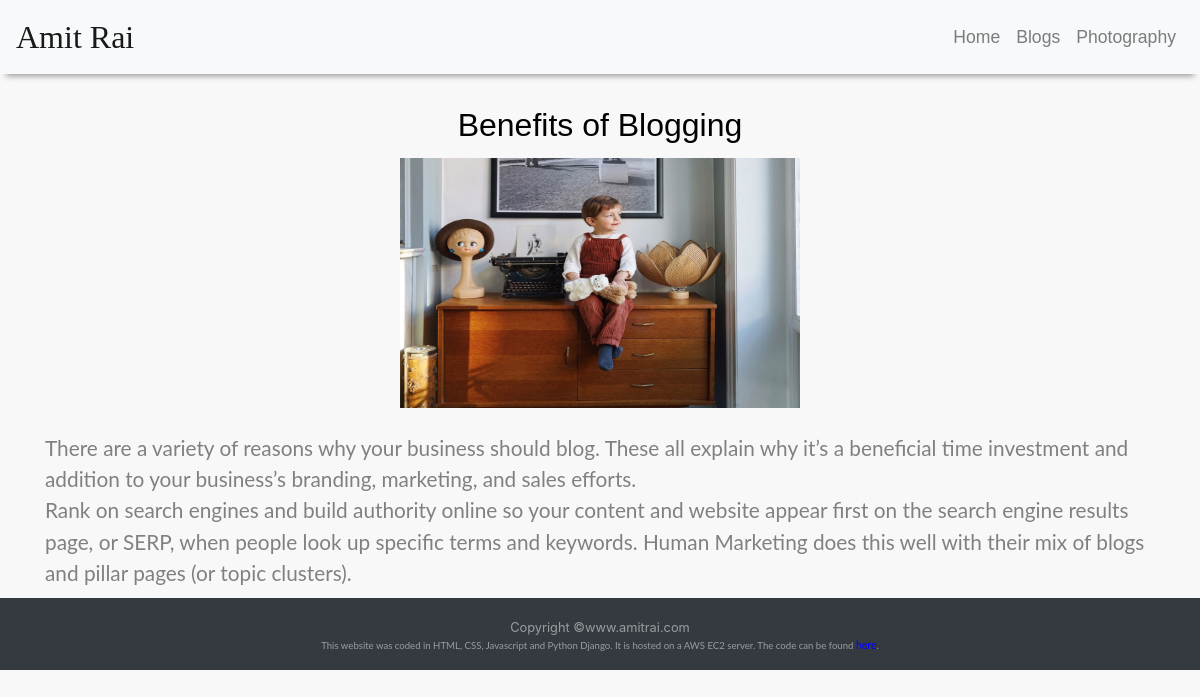
Screenshot of /post/2 with the database file from the repository.
### blogsite/models.py (models this page shows, shortened)
class Post(models.Model):
    author = models.ForeignKey('auth.User',on_delete=models.CASCADE)
    title = models.CharField(max_length=200)
    text = RichTextUploadingField()
    created_date = models.DateTimeField(default=timezone.now)
    published_date = models.DateTimeField(blank=True, null=True)
    post_pic = models.ImageField(upload_to='post_pics',blank=True)

### blogsite/views.py (the view)
# urls.py: path('post/<int:pk>', views.PostDetailView.as_view(), name='post_detail'),
class PostDetailView(DetailView):
    model = Post

### blogsite/templates/blogsite/post_detail.html (shortened to what this page needs)
{% extends 'blogsite/base.html' %}
{% block content %}
<div  class="container" style="margin-top:100px">
        <h1 class='posttitle loader' style="text-transform: none;font-size: 2rem;font-family: 'Arial';font-weight: 400;line-height: 50px;">{{ post.title }}</h1>
        <div align="center">
        <img class="responsive" src="{{post.post_pic.url}}" style="height: 250px;width: 400px">
        </div>
       <br>
      <div style="color: grey;font-size: 1.30rem;font-family: serif; text-align: justify-all;">{{ post.text|safe }}</div>
</div>
{% endblock %}

### blogsite/static/css/main.css (style rules this page uses)
p { font-family: 'Lato', sans-serif; text-align: left; margin:0px; }
h1, h2, h3, h4, h5, h6, .h1, .h2, .h3, .h4, .h5, .h6 { color:#000; }
h1 { font-family: 'Montserrat', sans-serif; font-size:2.3em; line-height:76px; font-weight:400; margin:0px; padding-bottom:8px; }

### blogsite/static/css/blog.css (style rules this page uses)
body { height: 100%; background: #f8f8f8; }
.posttitle { font-family: 'Russo One', sans-serif; font-size: 1.5em; text-align: center; }

### rows the page displays
Post: title "Benefits of Blogging", post_pic (picture), text "There are a variety of reasons why your business should blog. These all explain why it’s a beneficial time investment and addition to your business’s branding, marketing, and sales efforts. Rank on search engines and build authority online so your content and website appear first on the search engine results page, or SERP, when people look up specific terms and keywords. Human Marketing does this well with their mix of blogs and pillar pages (or topic clusters)."
